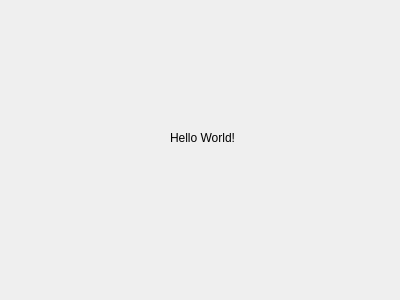
<?xml version="1.0" encoding="UTF-8"?>
<ui version="4.0">
 <class>HelloDialog</class>
 <widget class="QDialog" name="HelloDialog">
  <property name="geometry">
   <rect>
    <x>0</x>
    <y>0</y>
    <width>400</width>
    <height>300</height>
   </rect>
  </property>
  <property name="windowTitle">
   <string>Dialog</string>
  </property>
  <widget class="QLabel" name="label">
   <property name="geometry">
    <rect>
     <x>170</x>
     <y>130</y>
     <width>101</width>
     <height>16</height>
    </rect>
   </property>
   <property name="text">
    <string>Hello World!</string>
   </property>
  </widget>
 </widget>
 <resources/>
 <connections/>
</ui>
